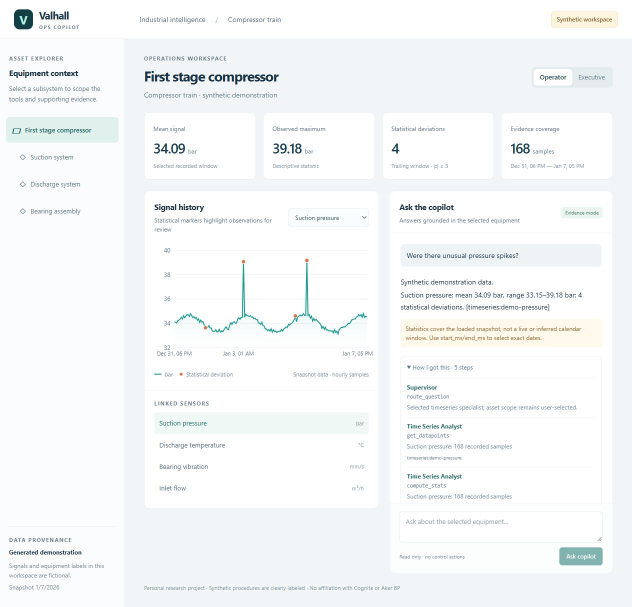
#> input picture docs/operator.jpg, 1264 x 1214 px, found by its file name (shown at 1/2 size); its folder holds 5 pictures in this run
$ python build_demo_gif.py
#> lines starting #> are read from the running program, lines starting #| are printed output that depends on the picture
"""Assemble an explicitly labeled walkthrough from actual browser captures, not mockups."""

from pathlib import Path

from PIL import Image, ImageOps


def main() -> None:
    root = Path("docs")
    frames = []
    for name in ("operator", "executive", "bearing", "procedures"):
        with Image.open(root / f"{name}.jpg") as image:
#> image is the input picture: PIL image 1264x1214 RGB; mean R, G, B 245.4, 247.7, 248.5
            frames.append(ImageOps.pad(image.convert("RGB"), (1000, 1000), color="white"))
    frames[0].save(
        root / "demo.gif",
        save_all=True,
        append_images=frames[1:],
        duration=7500,
        loop=0,
        optimize=True,
    )
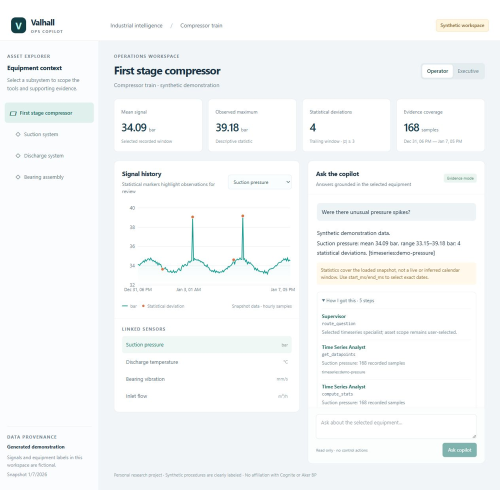
#> saved as demo.gif: PIL image 1000x1000 RGB (shown at 1/2 size); mean R, G, B 245.8, 247.9, 248.7


if __name__ == "__main__":
    main()
